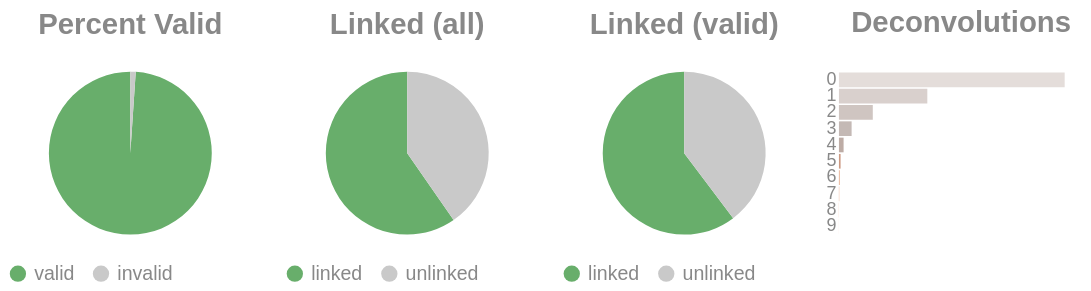

Notebook source saved alongside this figure:
### Code cell
if SKIPLR:
    pass
else:
    clash = Counter()
    for i in valids['molecule'].to_list():
        _mol = i.split("-")
        if len(_mol) == 1:
            clash.update('0')
        else:
            clash.update(_mol[-1])

    _d = {"deconvolutions": [], 'count': []}
    for k,v in clash.items():
        _d['deconvolutions'].append(k)
        _d['count'].append(v)

    tot_valid = valids['reads'].sum()
    mask = valids['reads'] >= 2
    n_linked_reads = valids.filter(mask)['reads'].sum()
    if n_linked_reads == 0:
        print_html("No linked molecules (>=2 reads) were detected; skipping linked-only distributions.")
        SKIPLR = True
    else:
        perc_valid = round(tot_valid / n_reads, 4)
        linked_perc_abs = round(n_linked_reads / n_reads, 4)
        linked_perc = round(n_linked_reads / tot_valid, 4)

    _valid = pl.DataFrame({"valids": ['valid', 'invalid'], "count": [tot_valid, n_reads - tot_valid]})
    _linked_abs = pl.DataFrame({"linked (absolute)": ['linked', 'unlinked'], "count": [n_linked_reads, n_reads - n_linked_reads]})
    _linked_rel = pl.DataFrame({"linked (valids)": ['linked', 'unlinked'], "count": [n_linked_reads, tot_valid - n_linked_reads]})

    (
        alt.hconcat(
            piechart(_valid, goodval = 'valid', title = "Percent Valid"),
            piechart(_linked_abs, goodval = "linked", title =  "Linked (all)"),
            piechart(_linked_rel, goodval = "linked", title =  "Linked (valid)"),
            convolutionbar(pl.DataFrame(_d), title = "Deconvolutions"),
            center = True,
            bounds = 'flush'
        )
        .resolve_scale(color='independent')
        .resolve_legend('independent')
        .properties(usermeta={'embedOptions': {"actions": False}})
    ).display()

### Figure 1 — Vega-Lite specification as saved in the notebook (floating-point values rounded to 4 significant figures)
{"width": "container", "height": 400, "config": {"title": {"anchor": "start", "dy": -15, "fontSize": 18, "color": "#888888", "subtitleColor": "#888888", "subtitleFontSize": 14}, "arc": {"fill": "#0072B2"}, "axis": {"domainColor": "#888888", "domainWidth": 0.5, "gridWidth": 0.2, "grid": false, "titleFontWeight": 400, "titleFontSize": 15, "labelFontSize": 11, "labelColor": "#888888", "tickColor": "#888888", "tickWidth": 0.2, "titleColor": "#888888"}, "axisBand": {"grid": false}, "axisX": {"grid": true, "tickSize": 10, "domainCap": "round"}, "axisY": {"domain": false, "grid": true, "tickSize": 0, "domainCap": "round"}, "background": "transparent", "header": {"labelFontSize": 15, "labelColor": "#888888", "titleFontSize": 15, "titleFontWeight": 600, "titleColor": "#888888"}, "legend": {"labelFont": "sans-serif", "labelFontSize": 12, "labelColor": "#888888", "symbolSize": 100, "symbolType": "circle", "titleFontSize": 12, "titlePadding": 10, "titleColor": "#888888", "title": null}, "range": {"category": ["#E69F00", "#56B4E9", "#009E73", "#F0E442", "#0072B2", "#D55E00", "#CC79A7", "#000000"], "diverging": ["#cfe8f3", "#a2d4ec", "#73bfe2", "#46abdb", "#1696d2", "#12719e"]}, "area": {"fill": "#0072B2", "fillOpacity": 0.7, "line": true, "strokeOpacity": 0.7}, "line": {"color": "#0072B2", "stroke": "#0072B2", "strokeWidth": 2}, "trail": {"color": "#0072B2", "stroke": "#0072B2", "strokeWidth": 0, "size": 1}, "point": {"filled": true, "fillOpacity": 1.0, "size": 95}, "text": {"color": "#888888", "fontSize": 11, "align": "right", "fontWeight": 400, "size": 11}, "bar": {"fill": "#0072B2", "stroke": null}, "view": {"stroke": null, "continuousWidth": 660, "continuousHeight": 400}}, "hconcat": [{"data": {"name": "data-cce475dc7b4afe116723dcd596494847"}, "mark": {"type": "arc"}, "encoding": {"color": {"field": "valids", "legend": {"orient": "bottom", "title": null}, "scale": {"domain": ["valid", "invalid"], "range": ["#68ae6b", "#C9C9C9"]}, "title": "Valids", "type": "nominal"}, "theta": {"field": "count", "type": "quantitative"}, "tooltip": [{"field": "valids", "title": "Valids", "type": "ordinal"}, {"field": "percent", "format": ".2%", "title": "Percent", "type": "quantitative"}, {"field": "count", "title": "Count", "type": "quantitative"}]}, "height": 100, "title": {"text": "Percent Valid", "align": "center", "anchor": "middle"}, "transform": [{"calculate": "datum.count / 460043", "as": "percent"}], "width": 150}, {"data": {"name": "data-08b70d030a38ce62bce0af16f9cde37d"}, "mark": {"type": "arc"}, "encoding": {"color": {"field": "linked (absolute)", "legend": {"orient": "bottom", "title": null}, "scale": {"domain": ["linked", "unlinked"], "range": ["#68ae6b", "#C9C9C9"]}, "title": "Linked (Absolute)", "type": "nominal"}, "theta": {"field": "count", "type": "quantitative"}, "tooltip": [{"field": "linked (absolute)", "title": "Linked (Absolute)", "type": "ordinal"}, {"field": "percent", "format": ".2%", "title": "Percent", "type": "quantitative"}, {"field": "count", "title": "Count", "type": "quantitative"}]}, "height": 100, "title": {"text": "Linked (all)", "align": "center", "anchor": "middle"}, "transform": [{"calculate": "datum.count / 460043", "as": "percent"}], "width": 150}, {"data": {"name": "data-4b53198354df23d6ed2f81f9daae5652"}, "mark": {"type": "arc"}, "encoding": {"color": {"field": "linked (valids)", "legend": {"orient": "bottom", "title": null}, "scale": {"domain": ["linked", "unlinked"], "range": ["#68ae6b", "#C9C9C9"]}, "title": "Linked (Valids)", "type": "nominal"}, "theta": {"field": "count", "type": "quantitative"}, "tooltip": [{"field": "linked (valids)", "title": "Linked (Valids)", "type": "ordinal"}, {"field": "percent", "format": ".2%", "title": "Percent", "type": "quantitative"}, {"field": "count", "title": "Count", "type": "quantitative"}]}, "height": 100, "title": {"text": "Linked (valid)", "align": "center", "anchor": "middle"}, "transform": [{"calculate": "datum.count / 455156", "as": "percent"}], "width": 150}, {"data": {"name": "data-6ab02f7655a6cf07759744648bd70dcb"}, "mark": {"type": "bar"}, "encoding": {"color": {"field": "deconvolutions", "legend": null, "scale": {"scheme": "lightgreyred"}, "type": "nominal"}, "tooltip": [{"field": "deconvolutions", "title": "Deconvolutions", "type": "ordinal"}, {"field": "percent", "format": ".2%", "title": "Percent", "type": "quantitative"}, {"field": "count", "title": "Count", "type": "quantitative"}], "x": {"axis": null, "field": "count", "type": "quantitative"}, "y": {"field": "deconvolutions", "sort": "ascending", "title": null, "type": "nominal"}}, "height": 100, "title": {"text": "Deconvolutions", "align": "center", "anchor": "middle"}, "transform": [{"calculate": "datum.count / 270926", "as": "percent"}], "width": 150}], "bounds": "flush", "center": true, "resolve": {"legend": {"angle": "independent"}, "scale": {"color": "independent"}}, "usermeta": {"embedOptions": {"actions": false}}, "$schema": "https://vega.github.io/schema/vega-lite/v6.4.1.json", "datasets": {"data-cce475dc7b4afe116723dcd596494847": [{"valids": "valid", "count": 455156}, {"valids": "invalid", "count": 4887}], "data-08b70d030a38ce62bce0af16f9cde37d": [{"linked (absolute)": "linked", "count": 274354}, {"linked (absolute)": "unlinked", "count": 185689}], "data-4b53198354df23d6ed2f81f9daae5652": [{"linked (valids)": "linked", "count": 274354}, {"linked (valids)": "unlinked", "count": 180802}], "data-6ab02f7655a6cf07759744648bd70dcb": [{"deconvolutions": "0", "count": 166294}, {"deconvolutions": "1", "count": 65105}, {"deconvolutions": "2", "count": 24939}, {"deconvolutions": "3", "count": 9337}, {"deconvolutions": "4", "count": 3428}, {"deconvolutions": "5", "count": 1210}, {"deconvolutions": "6", "count": 408}, {"deconvolutions": "7", "count": 147}, {"deconvolutions": "8", "count": 43}, {"deconvolutions": "9", "count": 15}]}}
